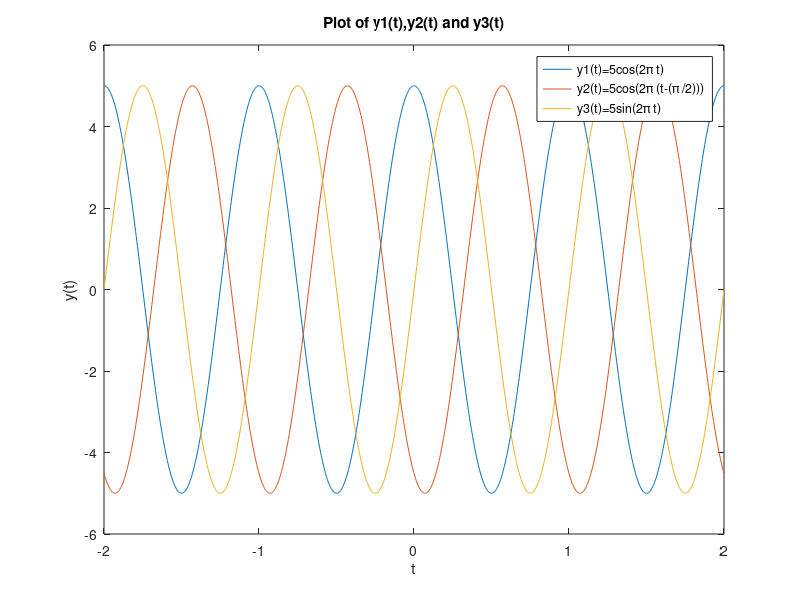
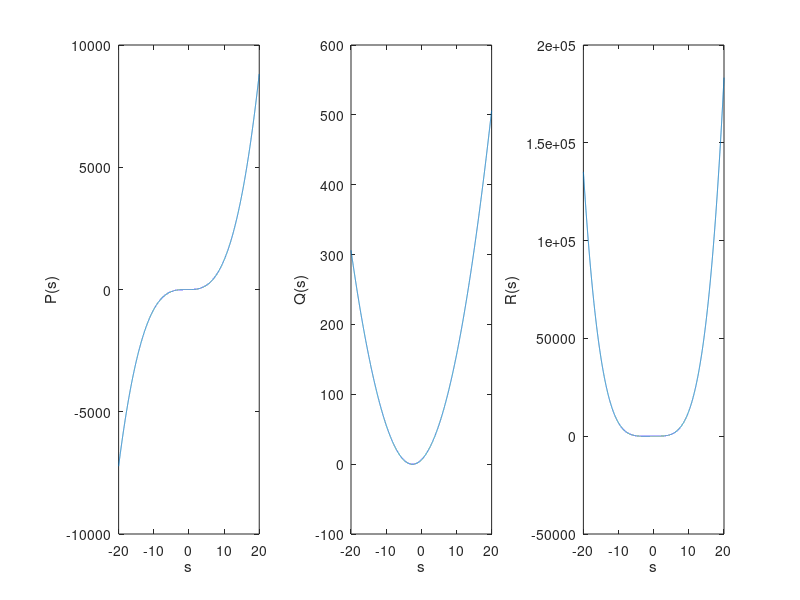
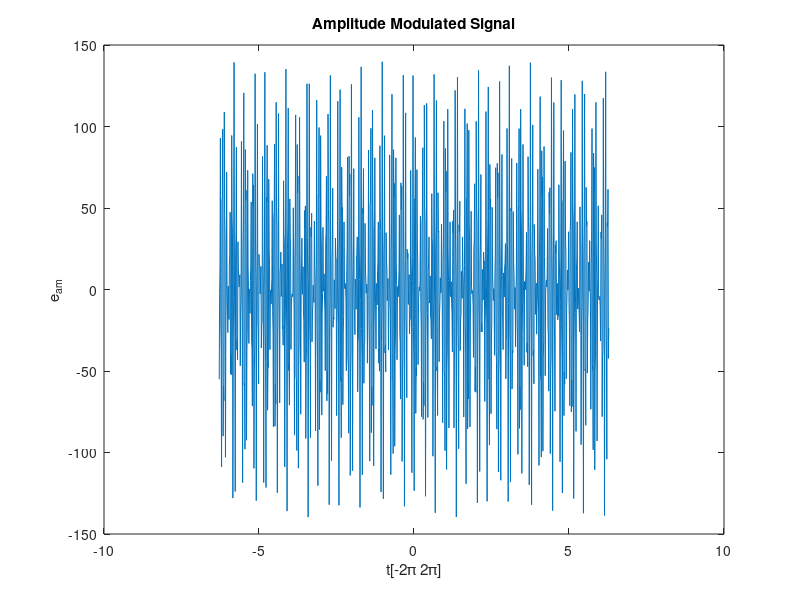

Write MATLAB code to recreate these figures, in order.
%quiz 3
clc;
clear;
close all;
%% Question 1
% y1(t)=5cos(2 pi t)
% y2(t)=5cos(2pi(t-(pi/2)))
% y3(t)=5sin(2pi t)7xwIG1e68v
% t=[-2 2]
t=linspace(-2,2,1000);
y1=5.*cos(2*pi.*t);
y2=5.*cos(2*pi*(t-(pi/2)));
y3=5*sin(2*pi.*t);
figure
plot(t,y1,t,y2,t,y3),xlabel('t'),ylabel('y(t)'),legend('y1(t)=5cos(2\pi t)',...
    'y2(t)=5cos(2\pi (t-(\pi /2)))','y3(t)=5sin(2\pi t)'),...
    title('Plot of y1(t),y2(t) and y3(t)');


%% Question 2
% P(s) = s^3 + 2s^2 + s- 5
% Q(s) = s^2 + 5s + 6
% R(s) = s^4 + 3s^3 -2s^2 + 4s - 10
% s=[-20 20]
S=linspace(-20,20,10000);
P=[1 2 1 -5];
Q=[1 5 6];
R=[1 3 -2 4 10];
P1=polyval(P,S);
Q1=polyval(Q,S);
R1=polyval(R,S);
figure
subplot(1,3,1);
plot(S,P1),xlabel('s'),ylabel('P(s)');
subplot(1,3,2);
plot(S,Q1),xlabel('s'),ylabel('Q(s)');
subplot(1,3,3);
plot(S,R1),xlabel('s'),ylabel('R(s)');


%% Question 3
disp('H(s)')
% x is the quotient and y is the remainder
[x,y]=deconv(R,Q)

disp('T(s)')
[x,y]=deconv(P,Q)

disp('Z(s)')
[x,y]=deconv(R,P)

disp('W(s)')
[x,y]=deconv(P,R)

disp('V(s)')
[x,y]=deconv(Q,R)

disp('U(s)')
[x,y]=deconv(Q,P)

%% Question 4
% Determining the partial fraction of the above deconvolution
disp('Calculating partial fraction...')
disp('H(s)')
[r,p,k]=residue(R,Q)

disp('T(s)')
[r,p,k]=residue(P,Q)

disp('Z(s)')
[r,p,k]=residue(R,P)

disp('W(s)')
[r,p,k]=residue(P,R)

disp('V(s)')
[r,p,k]=residue(Q,R)

disp('U(s)')
[r,p,k]=residue(Q,P)


%% Finding the roots P(s),Q(s) and R(s)
disp('Calculating the roots of P(s), Q(s) and R(s)')
disp('Roots P(s)')
roots(P)

disp('Roots Q(s)')
roots(Q)

disp('Roots R(s)')
roots(R)


%% Calculating for L(s)
L=polyder(conv(Q,R))

%% Plotting Amplitude modulated signal
Tam=linspace(-2*pi,2*pi,1000);
fm=4*10^3;
fc=99.5*10^6;
Ec=40;
Em=100;
Mam=Em/Ec;
Eam=Ec.*(1+Mam*(sin(2*pi*fm.*Tam))).*sin(2*pi*fc.*Tam);
figure
plot(Tam,Eam),xlabel('t[-2\pi 2\pi]'),ylabel('e_{am}'),title('Amplitude Modulated Signal')